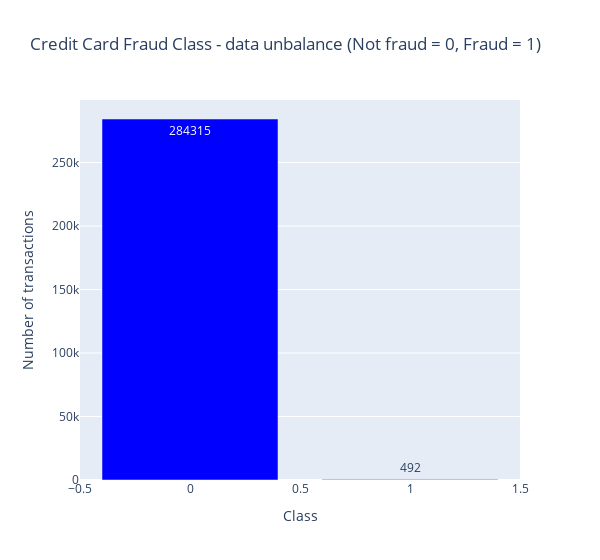

The cell this chart's notebook holds for it:
### Code cell
df = pd.DataFrame({'is_fraud': temp.index,'values': temp.values})
#creamos un df exclusivo para representar la cantidad de transacciones fraudulentas contra las que no

trace = go.Bar(
    x = df['is_fraud'],y = df['values'],
    name="Clase Fraude contra Clase Típica - Desbalanceo de datos (Típica = 0, Fraude = 1)",
    marker=dict(color="Blue"),
    text=df['values']
)
data = [trace]
layout = dict(title = 'Clase Fraude contra Clase Típica - Desbalanceo de datos (Típica = 0, Fraude = 1)',
          xaxis = dict(title = 'Clase', showticklabels=True), 
          yaxis = dict(title = 'Número de transacciones'),
          hovermode = 'closest',width=600
         )
fig = dict(data=data, layout=layout)
iplot(fig, filename='class')

### Figure 1 — Plotly figure (JSON) as saved in the notebook; plotly's stock layout.template omitted (floating-point values rounded to 4 significant figures)
{"data": [{"marker": {"color": "Blue"}, "name": "Clase Fraude contra Clase Típica - Desbalanceo de datos (Típica = 0, Fraude = 1)", "text": [284315, 492], "type": "bar", "x": [0, 1], "y": [284315, 492]}], "layout": {"hovermode": "closest", "title": {"text": "Credit Card Fraud Class - data unbalance (Not fraud = 0, Fraud = 1)"}, "width": 600, "xaxis": {"showticklabels": true, "title": {"text": "Class"}}, "yaxis": {"title": {"text": "Number of transactions"}}}}
